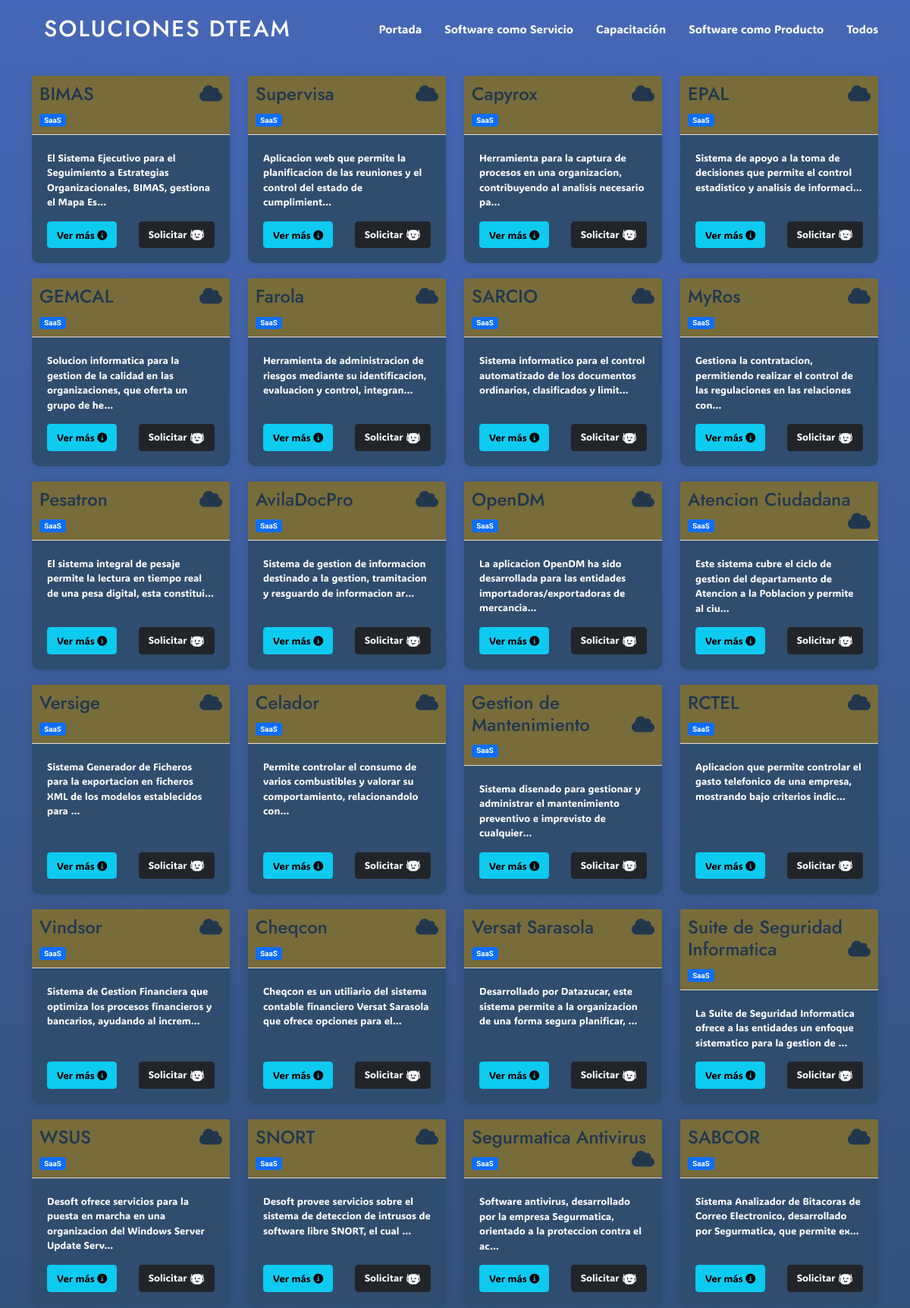
Screenshot of /services/1 (upper part) with the database file from the repository.
### app/models.py (models this page shows, shortened)
class Servicio(models.Model):
    nombre = models.CharField(max_length=255)
    descripcion = models.TextField()
    categoria = models.ForeignKey(Categoria, on_delete=models.CASCADE)
    imagen = models.ImageField(upload_to='imagenes/servicios', null=True, blank=True)
    imagen2 = models.ImageField(upload_to='imagenes/servicios', null=True, blank=True)
    imagen3 = models.ImageField(upload_to='imagenes/servicios', null=True, blank=True)
    activo = models.BooleanField(default=True)
    votos = models.IntegerField(default=0)
    puntos_promedio = models.DecimalField(max_digits=3, decimal_places=2, default=0.00)

class Categoria(models.Model):
    nombre = models.CharField(max_length=255)
    abreviatura = models.CharField(max_length=255)
    descripcion = models.TextField()
    activo = models.BooleanField(default=True)
    clase = models.CharField(max_length=255, default='fas fa-cloud')

### app/views.py (the view)
# urls.py: path('services/<int:category_id>', views.servicios, name='servicios'),
def servicios(request, category_id):
    try:
        categoria = Categoria.objects.get(id = category_id)
        serv = Servicio.objects.filter(categoria = categoria, activo=True).order_by('imagen')
    except Categoria.DoesNotExist:
        serv = Servicio.objects.filter(activo=True).order_by('imagen')
    catalogo = Catalogo.objects.filter(activo=True)[0]
    contacto = Contacto.objects.filter(activo=True)[0]
    context = {
        "servicios": serv,
        "contacto": contacto,
        "catalogo": catalogo
    }
    return render(request, "servicios.html", context)

### app/templates/servicios.html (shortened to what this page needs)
{% extends "base.html" %}
{% block extra_styles %}
  {% load static %}
  <link href="{% static 'app/css/servicios2.css' %}" rel="stylesheet">
{% endblock extra_styles %}
{% block nav_items %}
  <li><a class="nav-link scrollto" href="{% url 'index' %}">Portada</a></li>
  <li><a class="nav-link scrollto" href="{% url 'servicios' 1 %}">Software como Servicio</a></li>
  <li><a class="nav-link scrollto" href="{% url 'servicios' 2 %}">Capacitación</a></li>
  <li><a class="nav-link scrollto" href="{% url 'servicios' 3 %}">Software como Producto</a></li>
  <li><a class="nav-link scrollto" href="{% url 'servicios' 0 %}">Todos</a></li>
{% endblock nav_items %}
{% block content %}
<section id="services" class="services">
  <div class="container" data-aos="fade-up">
    <div class="row">
      {% for servicio in servicios %}
      <div class="col-xs-12 col-sm-6 col-md-4 col-lg-3 d-flex align-items-stretch tarjeta">
        <div class="card">
          <div class="card-header">
            <h4>{{ servicio.nombre }} <div class="icon" style="display: inline; float: right;"><i class="{{servicio.categoria.clase}}"></i></div></h4>
            <span class="badge bg-primary">{{ servicio.categoria.abreviatura }}</span>
          </div>
          <div class="card-body">
            <p>{{ servicio.descripcion|truncatechars:100 }}</p>
            <div class="button-container">
              <button style="font-size: small;" class="btn btn-info" onclick="window.location.href='{% url 'servicio-detail' servicio.id %}'">Ver más <i class="fa fa-info-circle"></i></button>
              <button style="font-size: small;" class="btn btn-dark" onclick="window.location.href='{% url 'chatbot_service' servicio.id %}'">Solicitar <img src="{% static 'app/svg/robot-wink-fill.svg' %}" width="20" height="20" alt="Review" style="filter: invert(100%);"></button>
            </div>
          </div>
        </div>
      </div>
      {% empty %}
      <p>No hay servicios disponibles en este momento :(</p>
      {% endfor %}
    </div>
  </div>
</section>
{% endblock content %}

### app/static/app/css/style3.css (style rules this page uses)
body { font-family: ADLaM Display, Ubuntu !important; font-weight: 400; color: #444444; background-color:#fff; }
a { color: #47b2e4; text-decoration: none; }
h1, h2, h3, h4, h5, h6 { font-family: "Jost", sans-serif; }
.navbar li { position: relative; }
.navbar a, .navbar a:focus { display: flex; align-items: center; padding: 10px 0 10px 30px; font-size: 15px; font-weight: 500; color: #fff; white-space: nowrap; transition: 0.3s; }
section { padding: 60px 0; overflow: hidden; }

### app/static/app/css/servicios2.css (style rules this page uses)
body { background-image: linear-gradient(to bottom, #4567b7, #2f4d6e, #1a2d3f); background-size: 100% 100%; background-attachment: fixed; }
#services { margin-top: 40px; font-size: small; }
.tarjeta { margin-bottom: 20px; }
.card { border: none; border-radius: 10px; box-shadow: 0 0 10px rgba(0, 0, 0, 0.1); background-color: #2f4d6e; }
.card-header { background-color: #786C3B; padding: 10px; border-bottom: 1px solid #ddd; color: #21374e; }
.card-body { padding: 20px; color: #ffffff; }
.services .tarjeta { display: flex; flex-direction: column; }
.services .card { display: flex; flex-direction: column; flex: 1; }
.services .card-body { display: flex; flex-direction: column; flex-grow: 1; }
.services .card-body > p { flex-grow: 1; }
.services .button-container { display: flex; justify-content: space-between; margin-top: auto; }

### app/templates/base.html (style rules this page uses)
body { font-family: ADLaM Display, Ubuntu !important; font-weight: 400; }

### rows the page displays
Servicio: nombre "BIMAS", categoria.abreviatura "SaaS", descripcion "El Sistema Ejecutivo para el Seguimiento a Estrategias Organizacionales, BIMAS, gestiona el Mapa Es…"
Servicio: nombre "Supervisa", categoria.abreviatura "SaaS", descripcion "Aplicacion web que permite la planificacion de las reuniones y el control del estado de cumplimient…"
Servicio: nombre "Capyrox", categoria.abreviatura "SaaS", descripcion "Herramienta para la captura de procesos en una organizacion, contribuyendo al analisis necesario pa…"
Servicio: nombre "EPAL", categoria.abreviatura "SaaS", descripcion "Sistema de apoyo a la toma de decisiones que permite el control estadistico y analisis de informaci…"
Servicio: nombre "GEMCAL", categoria.abreviatura "SaaS", descripcion "Solucion informatica para la gestion de la calidad en las organizaciones, que oferta un grupo de he…"
Servicio: nombre "Farola", categoria.abreviatura "SaaS", descripcion "Herramienta de administracion de riesgos mediante su identificacion, evaluacion y control, integran…"
Servicio: nombre "SARCIO", categoria.abreviatura "SaaS", descripcion "Sistema informatico para el control automatizado de los documentos ordinarios, clasificados y limit…"
Servicio: nombre "MyRos", categoria.abreviatura "SaaS", descripcion "Gestiona la contratacion, permitiendo realizar el control de las regulaciones en las relaciones con…"
Servicio: nombre "Pesatron", categoria.abreviatura "SaaS", descripcion "El sistema integral de pesaje permite la lectura en tiempo real de una pesa digital, esta constitui…"
Servicio: nombre "AvilaDocPro", categoria.abreviatura "SaaS", descripcion "Sistema de gestion de informacion destinado a la gestion, tramitacion y resguardo de informacion ar…"
Servicio: nombre "OpenDM", categoria.abreviatura "SaaS", descripcion "La aplicacion OpenDM ha sido desarrollada para las entidades importadoras/exportadoras de mercancia…"
Servicio: nombre "Atencion Ciudadana", categoria.abreviatura "SaaS", descripcion "Este sistema cubre el ciclo de gestion del departamento de Atencion a la Poblacion y permite al ciu…"
Servicio: nombre "Versige", categoria.abreviatura "SaaS", descripcion "Sistema Generador de Ficheros para la exportacion en ficheros XML de los modelos establecidos para …"
Servicio: nombre "Celador", categoria.abreviatura "SaaS", descripcion "Permite controlar el consumo de varios combustibles y valorar su comportamiento, relacionandolo con…"
Servicio: nombre "Gestion de Mantenimiento", categoria.abreviatura "SaaS", descripcion "Sistema disenado para gestionar y administrar el mantenimiento preventivo e imprevisto de cualquier…"
Servicio: nombre "RCTEL", categoria.abreviatura "SaaS", descripcion "Aplicacion que permite controlar el gasto telefonico de una empresa, mostrando bajo criterios indic…"
Servicio: nombre "Vindsor", categoria.abreviatura "SaaS", descripcion "Sistema de Gestion Financiera que optimiza los procesos financieros y bancarios, ayudando al increm…"
Servicio: nombre "Cheqcon", categoria.abreviatura "SaaS", descripcion "Cheqcon es un utiliario del sistema contable financiero Versat Sarasola que ofrece opciones para el…"
Servicio: nombre "Versat Sarasola", categoria.abreviatura "SaaS", descripcion "Desarrollado por Datazucar, este sistema permite a la organizacion de una forma segura planificar, …"
Servicio: nombre "Suite de Seguridad Informatica", categoria.abreviatura "SaaS", descripcion "La Suite de Seguridad Informatica ofrece a las entidades un enfoque sistematico para la gestion de …"
Servicio: nombre "WSUS", categoria.abreviatura "SaaS", descripcion "Desoft ofrece servicios para la puesta en marcha en una organizacion del Windows Server Update Serv…"
Servicio: nombre "SNORT", categoria.abreviatura "SaaS", descripcion "Desoft provee servicios sobre el sistema de deteccion de intrusos de software libre SNORT, el cual …"
Servicio: nombre "Segurmatica Antivirus", categoria.abreviatura "SaaS", descripcion "Software antivirus, desarrollado por la empresa Segurmatica, orientado a la proteccion contra el ac…"
Servicio: nombre "SABCOR", categoria.abreviatura "SaaS", descripcion "Sistema Analizador de Bitacoras de Correo Electronico, desarrollado por Segurmatica, que permite ex…"
